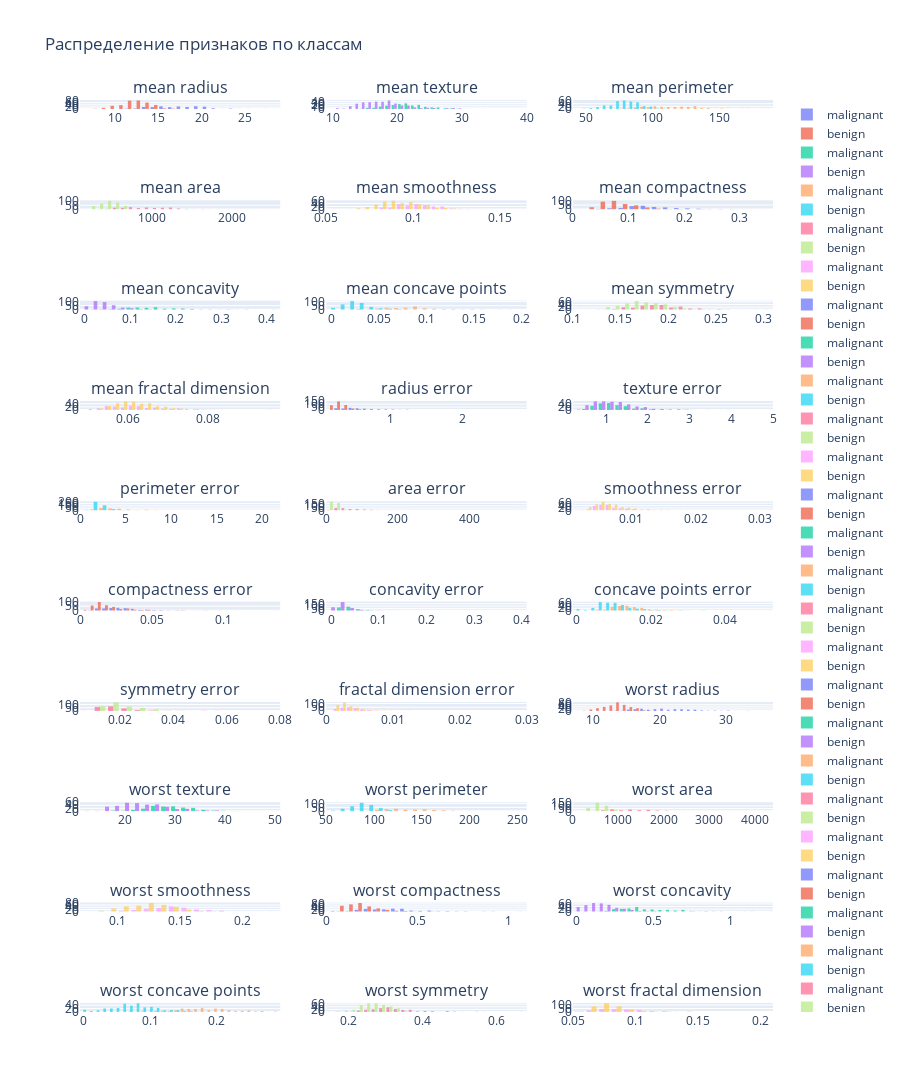

The cell this chart's notebook holds for it:
### Markdown cell above
## Загрузка и предобработка данных

Для демонстрации работы с деревьями решений мы будем использовать набор данных о раке молочной железы (Breast Cancer Wisconsin Dataset). Этот датасет содержит различные характеристики клеточных ядер, полученных из цифровых изображений тонкоигольной аспирационной биопсии (FNA) молочной железы. Задача - классифицировать опухоли на злокачественные и доброкачественные.

### Характеристики датасета:
- 30 признаков, описывающих свойства клеточных ядер
- 2 класса: злокачественные (malignant) и доброкачественные (benign) опухоли
- 569 образцов

### Описание признаков:
Каждый признак представлен тремя значениями:
- mean (среднее)
- standard error (стандартная ошибка)
- worst (наихудшее/наибольшее значение)

для следующих характеристик:
1. radius (средний радиус)
2. texture (среднее отклонение значений серого)
3. perimeter (периметр)
4. area (площадь)
5. smoothness (локальные изменения радиуса)
6. compactness (периметр^2 / площадь - 1)
7. concavity (тяжесть вогнутых участков контура)
8. concave points (количество вогнутых участков контура)
9. symmetry (симметричность)
10. fractal dimension (фрактальная размерность)

### Code cell
# Загрузка данных
from sklearn.datasets import load_breast_cancer
data = load_breast_cancer()
df = pd.DataFrame(data.data, columns=data.feature_names)
df['target'] = data.target

# Базовый анализ данных
print("Размер датасета:", df.shape)
print("\nРаспределение классов:")
class_dist = pd.Series(data.target).value_counts()
print(pd.DataFrame({
    'count': class_dist,
    'percentage': class_dist / len(data.target) * 100
}))

# Статистический анализ признаков
stats = df.describe()
print("\nСтатистический анализ признаков:")
display(stats)

# Анализ корреляций между признаками
plt.figure(figsize=(15, 10))
sns.heatmap(df.corr(), cmap='RdBu_r', center=0, annot=False)
plt.title('Корреляционная матрица признаков')
plt.tight_layout()
plt.show()

# Интерактивный анализ распределений признаков
def plot_feature_distributions(df, target):
    features = df.columns[:-1]  # Исключаем целевую переменную
    n_rows = (len(features) + 2) // 3  # Вычисляем количество строк
    
    fig = make_subplots(
        rows=n_rows,
        cols=3,
        subplot_titles=features,
        vertical_spacing=0.1
    )
    
    row = 1
    col = 1
    
    for feature in features:
        # Создаем гистограммы для каждого класса
        for target_val, name in zip([0, 1], ['malignant', 'benign']):
            fig.add_trace(
                go.Histogram(
                    x=df[df['target'] == target_val][feature],
                    name=name,
                    opacity=0.7,
                    nbinsx=30
                ),
                row=row,
                col=col
            )
        
        # Обновляем позицию для следующего графика
        col += 1
        if col > 3:
            col = 1
            row += 1
    
    fig.update_layout(
        height=300*n_rows,
        showlegend=True,
        title_text="Распределение признаков по классам"
    )
    
    return fig

# Визуализируем распределения
dist_fig = plot_feature_distributions(df, 'target')
dist_fig.show()

### Figure 1 — Plotly figure (JSON) as saved in the notebook; plotly's stock layout.template omitted (floating-point values rounded to 4 significant figures; data arrays with more than 128 entries replaced by an {"elided": "..."} marker saying what was removed)
{"data": [{"name": "malignant", "nbinsx": 30, "opacity": 0.7, "type": "histogram", "x": {"elided": "212 float values"}, "xaxis": "x", "yaxis": "y"}, {"name": "benign", "nbinsx": 30, "opacity": 0.7, "type": "histogram", "x": {"elided": "357 float values"}, "xaxis": "x", "yaxis": "y"}, {"name": "malignant", "nbinsx": 30, "opacity": 0.7, "type": "histogram", "x": {"elided": "212 float values"}, "xaxis": "x2", "yaxis": "y2"}, {"name": "benign", "nbinsx": 30, "opacity": 0.7, "type": "histogram", "x": {"elided": "357 float values"}, "xaxis": "x2", "yaxis": "y2"}, {"name": "malignant", "nbinsx": 30, "opacity": 0.7, "type": "histogram", "x": {"elided": "212 float values"}, "xaxis": "x3", "yaxis": "y3"}, {"name": "benign", "nbinsx": 30, "opacity": 0.7, "type": "histogram", "x": {"elided": "357 float values"}, "xaxis": "x3", "yaxis": "y3"}, {"name": "malignant", "nbinsx": 30, "opacity": 0.7, "type": "histogram", "x": {"elided": "212 float values"}, "xaxis": "x4", "yaxis": "y4"}, {"name": "benign", "nbinsx": 30, "opacity": 0.7, "type": "histogram", "x": {"elided": "357 float values"}, "xaxis": "x4", "yaxis": "y4"}, {"name": "malignant", "nbinsx": 30, "opacity": 0.7, "type": "histogram", "x": {"elided": "212 float values"}, "xaxis": "x5", "yaxis": "y5"}, {"name": "benign", "nbinsx": 30, "opacity": 0.7, "type": "histogram", "x": {"elided": "357 float values"}, "xaxis": "x5", "yaxis": "y5"}, {"name": "malignant", "nbinsx": 30, "opacity": 0.7, "type": "histogram", "x": {"elided": "212 float values"}, "xaxis": "x6", "yaxis": "y6"}, {"name": "benign", "nbinsx": 30, "opacity": 0.7, "type": "histogram", "x": {"elided": "357 float values"}, "xaxis": "x6", "yaxis": "y6"}, {"name": "malignant", "nbinsx": 30, "opacity": 0.7, "type": "histogram", "x": {"elided": "212 float values"}, "xaxis": "x7", "yaxis": "y7"}, {"name": "benign", "nbinsx": 30, "opacity": 0.7, "type": "histogram", "x": {"elided": "357 float values"}, "xaxis": "x7", "yaxis": "y7"}, {"name": "malignant", "nbinsx": 30, "opacity": 0.7, "type": "histogram", "x": {"elided": "212 float values"}, "xaxis": "x8", "yaxis": "y8"}, {"name": "benign", "nbinsx": 30, "opacity": 0.7, "type": "histogram", "x": {"elided": "357 float values"}, "xaxis": "x8", "yaxis": "y8"}, {"name": "malignant", "nbinsx": 30, "opacity": 0.7, "type": "histogram", "x": {"elided": "212 float values"}, "xaxis": "x9", "yaxis": "y9"}, {"name": "benign", "nbinsx": 30, "opacity": 0.7, "type": "histogram", "x": {"elided": "357 float values"}, "xaxis": "x9", "yaxis": "y9"}, {"name": "malignant", "nbinsx": 30, "opacity": 0.7, "type": "histogram", "x": {"elided": "212 float values"}, "xaxis": "x10", "yaxis": "y10"}, {"name": "benign", "nbinsx": 30, "opacity": 0.7, "type": "histogram", "x": {"elided": "357 float values"}, "xaxis": "x10", "yaxis": "y10"}, {"name": "malignant", "nbinsx": 30, "opacity": 0.7, "type": "histogram", "x": {"elided": "212 float values"}, "xaxis": "x11", "yaxis": "y11"}, {"name": "benign", "nbinsx": 30, "opacity": 0.7, "type": "histogram", "x": {"elided": "357 float values"}, "xaxis": "x11", "yaxis": "y11"}, {"name": "malignant", "nbinsx": 30, "opacity": 0.7, "type": "histogram", "x": {"elided": "212 float values"}, "xaxis": "x12", "yaxis": "y12"}, {"name": "benign", "nbinsx": 30, "opacity": 0.7, "type": "histogram", "x": {"elided": "357 float values"}, "xaxis": "x12", "yaxis": "y12"}, {"name": "malignant", "nbinsx": 30, "opacity": 0.7, "type": "histogram", "x": {"elided": "212 float values"}, "xaxis": "x13", "yaxis": "y13"}, {"name": "benign", "nbinsx": 30, "opacity": 0.7, "type": "histogram", "x": {"elided": "357 float values"}, "xaxis": "x13", "yaxis": "y13"}, {"name": "malignant", "nbinsx": 30, "opacity": 0.7, "type": "histogram", "x": {"elided": "212 float values"}, "xaxis": "x14", "yaxis": "y14"}, {"name": "benign", "nbinsx": 30, "opacity": 0.7, "type": "histogram", "x": {"elided": "357 float values"}, "xaxis": "x14", "yaxis": "y14"}, {"name": "malignant", "nbinsx": 30, "opacity": 0.7, "type": "histogram", "x": {"elided": "212 float values"}, "xaxis": "x15", "yaxis": "y15"}, {"name": "benign", "nbinsx": 30, "opacity": 0.7, "type": "histogram", "x": {"elided": "357 float values"}, "xaxis": "x15", "yaxis": "y15"}, {"name": "malignant", "nbinsx": 30, "opacity": 0.7, "type": "histogram", "x": {"elided": "212 float values"}, "xaxis": "x16", "yaxis": "y16"}, {"name": "benign", "nbinsx": 30, "opacity": 0.7, "type": "histogram", "x": {"elided": "357 float values"}, "xaxis": "x16", "yaxis": "y16"}, {"name": "malignant", "nbinsx": 30, "opacity": 0.7, "type": "histogram", "x": {"elided": "212 float values"}, "xaxis": "x17", "yaxis": "y17"}, {"name": "benign", "nbinsx": 30, "opacity": 0.7, "type": "histogram", "x": {"elided": "357 float values"}, "xaxis": "x17", "yaxis": "y17"}, {"name": "malignant", "nbinsx": 30, "opacity": 0.7, "type": "histogram", "x": {"elided": "212 float values"}, "xaxis": "x18", "yaxis": "y18"}, {"name": "benign", "nbinsx": 30, "opacity": 0.7, "type": "histogram", "x": {"elided": "357 float values"}, "xaxis": "x18", "yaxis": "y18"}, {"name": "malignant", "nbinsx": 30, "opacity": 0.7, "type": "histogram", "x": {"elided": "212 float values"}, "xaxis": "x19", "yaxis": "y19"}, {"name": "benign", "nbinsx": 30, "opacity": 0.7, "type": "histogram", "x": {"elided": "357 float values"}, "xaxis": "x19", "yaxis": "y19"}, {"name": "malignant", "nbinsx": 30, "opacity": 0.7, "type": "histogram", "x": {"elided": "212 float values"}, "xaxis": "x20", "yaxis": "y20"}, {"name": "benign", "nbinsx": 30, "opacity": 0.7, "type": "histogram", "x": {"elided": "357 float values"}, "xaxis": "x20", "yaxis": "y20"}, {"name": "malignant", "nbinsx": 30, "opacity": 0.7, "type": "histogram", "x": {"elided": "212 float values"}, "xaxis": "x21", "yaxis": "y21"}, {"name": "benign", "nbinsx": 30, "opacity": 0.7, "type": "histogram", "x": {"elided": "357 float values"}, "xaxis": "x21", "yaxis": "y21"}, {"name": "malignant", "nbinsx": 30, "opacity": 0.7, "type": "histogram", "x": {"elided": "212 float values"}, "xaxis": "x22", "yaxis": "y22"}, {"name": "benign", "nbinsx": 30, "opacity": 0.7, "type": "histogram", "x": {"elided": "357 float values"}, "xaxis": "x22", "yaxis": "y22"}, {"name": "malignant", "nbinsx": 30, "opacity": 0.7, "type": "histogram", "x": {"elided": "212 float values"}, "xaxis": "x23", "yaxis": "y23"}, {"name": "benign", "nbinsx": 30, "opacity": 0.7, "type": "histogram", "x": {"elided": "357 float values"}, "xaxis": "x23", "yaxis": "y23"}, {"name": "malignant", "nbinsx": 30, "opacity": 0.7, "type": "histogram", "x": {"elided": "212 float values"}, "xaxis": "x24", "yaxis": "y24"}, {"name": "benign", "nbinsx": 30, "opacity": 0.7, "type": "histogram", "x": {"elided": "357 float values"}, "xaxis": "x24", "yaxis": "y24"}, {"name": "malignant", "nbinsx": 30, "opacity": 0.7, "type": "histogram", "x": {"elided": "212 float values"}, "xaxis": "x25", "yaxis": "y25"}, {"name": "benign", "nbinsx": 30, "opacity": 0.7, "type": "histogram", "x": {"elided": "357 float values"}, "xaxis": "x25", "yaxis": "y25"}, {"name": "malignant", "nbinsx": 30, "opacity": 0.7, "type": "histogram", "x": {"elided": "212 float values"}, "xaxis": "x26", "yaxis": "y26"}, {"name": "benign", "nbinsx": 30, "opacity": 0.7, "type": "histogram", "x": {"elided": "357 float values"}, "xaxis": "x26", "yaxis": "y26"}, {"name": "malignant", "nbinsx": 30, "opacity": 0.7, "type": "histogram", "x": {"elided": "212 float values"}, "xaxis": "x27", "yaxis": "y27"}, {"name": "benign", "nbinsx": 30, "opacity": 0.7, "type": "histogram", "x": {"elided": "357 float values"}, "xaxis": "x27", "yaxis": "y27"}, {"name": "malignant", "nbinsx": 30, "opacity": 0.7, "type": "histogram", "x": {"elided": "212 float values"}, "xaxis": "x28", "yaxis": "y28"}, {"name": "benign", "nbinsx": 30, "opacity": 0.7, "type": "histogram", "x": {"elided": "357 float values"}, "xaxis": "x28", "yaxis": "y28"}, {"name": "malignant", "nbinsx": 30, "opacity": 0.7, "type": "histogram", "x": {"elided": "212 float values"}, "xaxis": "x29", "yaxis": "y29"}, {"name": "benign", "nbinsx": 30, "opacity": 0.7, "type": "histogram", "x": {"elided": "357 float values"}, "xaxis": "x29", "yaxis": "y29"}, {"name": "malignant", "nbinsx": 30, "opacity": 0.7, "type": "histogram", "x": {"elided": "212 float values"}, "xaxis": "x30", "yaxis": "y30"}, {"name": "benign", "nbinsx": 30, "opacity": 0.7, "type": "histogram", "x": {"elided": "357 float values"}, "xaxis": "x30", "yaxis": "y30"}], "layout": {"annotations": [{"font": {"size": 16}, "showarrow": false, "text": "mean radius", "x": 0.1444, "xanchor": "center", "xref": "paper", "y": 1, "yanchor": "bottom", "yref": "paper"}, {"font": {"size": 16}, "showarrow": false, "text": "mean texture", "x": 0.5, "xanchor": "center", "xref": "paper", "y": 1, "yanchor": "bottom", "yref": "paper"}, {"font": {"size": 16}, "showarrow": false, "text": "mean perimeter", "x": 0.8556, "xanchor": "center", "xref": "paper", "y": 1, "yanchor": "bottom", "yref": "paper"}, {"font": {"size": 16}, "showarrow": false, "text": "mean area", "x": 0.1444, "xanchor": "center", "xref": "paper", "y": 0.89, "yanchor": "bottom", "yref": "paper"}, {"font": {"size": 16}, "showarrow": false, "text": "mean smoothness", "x": 0.5, "xanchor": "center", "xref": "paper", "y": 0.89, "yanchor": "bottom", "yref": "paper"}, {"font": {"size": 16}, "showarrow": false, "text": "mean compactness", "x": 0.8556, "xanchor": "center", "xref": "paper", "y": 0.89, "yanchor": "bottom", "yref": "paper"}, {"font": {"size": 16}, "showarrow": false, "text": "mean concavity", "x": 0.1444, "xanchor": "center", "xref": "paper", "y": 0.78, "yanchor": "bottom", "yref": "paper"}, {"font": {"size": 16}, "showarrow": false, "text": "mean concave points", "x": 0.5, "xanchor": "center", "xref": "paper", "y": 0.78, "yanchor": "bottom", "yref": "paper"}, {"font": {"size": 16}, "showarrow": false, "text": "mean symmetry", "x": 0.8556, "xanchor": "center", "xref": "paper", "y": 0.78, "yanchor": "bottom", "yref": "paper"}, {"font": {"size": 16}, "showarrow": false, "text": "mean fractal dimension", "x": 0.1444, "xanchor": "center", "xref": "paper", "y": 0.67, "yanchor": "bottom", "yref": "paper"}, {"font": {"size": 16}, "showarrow": false, "text": "radius error", "x": 0.5, "xanchor": "center", "xref": "paper", "y": 0.67, "yanchor": "bottom", "yref": "paper"}, {"font": {"size": 16}, "showarrow": false, "text": "texture error", "x": 0.8556, "xanchor": "center", "xref": "paper", "y": 0.67, "yanchor": "bottom", "yref": "paper"}, {"font": {"size": 16}, "showarrow": false, "text": "perimeter error", "x": 0.1444, "xanchor": "center", "xref": "paper", "y": 0.56, "yanchor": "bottom", "yref": "paper"}, {"font": {"size": 16}, "showarrow": false, "text": "area error", "x": 0.5, "xanchor": "center", "xref": "paper", "y": 0.56, "yanchor": "bottom", "yref": "paper"}, {"font": {"size": 16}, "showarrow": false, "text": "smoothness error", "x": 0.8556, "xanchor": "center", "xref": "paper", "y": 0.56, "yanchor": "bottom", "yref": "paper"}, {"font": {"size": 16}, "showarrow": false, "text": "compactness error", "x": 0.1444, "xanchor": "center", "xref": "paper", "y": 0.45, "yanchor": "bottom", "yref": "paper"}, {"font": {"size": 16}, "showarrow": false, "text": "concavity error", "x": 0.5, "xanchor": "center", "xref": "paper", "y": 0.45, "yanchor": "bottom", "yref": "paper"}, {"font": {"size": 16}, "showarrow": false, "text": "concave points error", "x": 0.8556, "xanchor": "center", "xref": "paper", "y": 0.45, "yanchor": "bottom", "yref": "paper"}, {"font": {"size": 16}, "showarrow": false, "text": "symmetry error", "x": 0.1444, "xanchor": "center", "xref": "paper", "y": 0.34, "yanchor": "bottom", "yref": "paper"}, {"font": {"size": 16}, "showarrow": false, "text": "fractal dimension error", "x": 0.5, "xanchor": "center", "xref": "paper", "y": 0.34, "yanchor": "bottom", "yref": "paper"}, {"font": {"size": 16}, "showarrow": false, "text": "worst radius", "x": 0.8556, "xanchor": "center", "xref": "paper", "y": 0.34, "yanchor": "bottom", "yref": "paper"}, {"font": {"size": 16}, "showarrow": false, "text": "worst texture", "x": 0.1444, "xanchor": "center", "xref": "paper", "y": 0.23, "yanchor": "bottom", "yref": "paper"}, {"font": {"size": 16}, "showarrow": false, "text": "worst perimeter", "x": 0.5, "xanchor": "center", "xref": "paper", "y": 0.23, "yanchor": "bottom", "yref": "paper"}, {"font": {"size": 16}, "showarrow": false, "text": "worst area", "x": 0.8556, "xanchor": "center", "xref": "paper", "y": 0.23, "yanchor": "bottom", "yref": "paper"}, {"font": {"size": 16}, "showarrow": false, "text": "worst smoothness", "x": 0.1444, "xanchor": "center", "xref": "paper", "y": 0.12, "yanchor": "bottom", "yref": "paper"}, {"font": {"size": 16}, "showarrow": false, "text": "worst compactness", "x": 0.5, "xanchor": "center", "xref": "paper", "y": 0.12, "yanchor": "bottom", "yref": "paper"}, {"font": {"size": 16}, "showarrow": false, "text": "worst concavity", "x": 0.8556, "xanchor": "center", "xref": "paper", "y": 0.12, "yanchor": "bottom", "yref": "paper"}, {"font": {"size": 16}, "showarrow": false, "text": "worst concave points", "x": 0.1444, "xanchor": "center", "xref": "paper", "y": 0.01, "yanchor": "bottom", "yref": "paper"}, {"font": {"size": 16}, "showarrow": false, "text": "worst symmetry", "x": 0.5, "xanchor": "center", "xref": "paper", "y": 0.01, "yanchor": "bottom", "yref": "paper"}, {"font": {"size": 16}, "showarrow": false, "text": "worst fractal dimension", "x": 0.8556, "xanchor": "center", "xref": "paper", "y": 0.01, "yanchor": "bottom", "yref": "paper"}], "height": 3000, "showlegend": true, "title": {"text": "Распределение признаков по классам"}, "xaxis": {"anchor": "y", "domain": [0, 0.2889]}, "xaxis10": {"anchor": "y10", "domain": [0, 0.2889]}, "xaxis11": {"anchor": "y11", "domain": [0.3556, 0.6444]}, "xaxis12": {"anchor": "y12", "domain": [0.7111, 1]}, "xaxis13": {"anchor": "y13", "domain": [0, 0.2889]}, "xaxis14": {"anchor": "y14", "domain": [0.3556, 0.6444]}, "xaxis15": {"anchor": "y15", "domain": [0.7111, 1]}, "xaxis16": {"anchor": "y16", "domain": [0, 0.2889]}, "xaxis17": {"anchor": "y17", "domain": [0.3556, 0.6444]}, "xaxis18": {"anchor": "y18", "domain": [0.7111, 1]}, "xaxis19": {"anchor": "y19", "domain": [0, 0.2889]}, "xaxis2": {"anchor": "y2", "domain": [0.3556, 0.6444]}, "xaxis20": {"anchor": "y20", "domain": [0.3556, 0.6444]}, "xaxis21": {"anchor": "y21", "domain": [0.7111, 1]}, "xaxis22": {"anchor": "y22", "domain": [0, 0.2889]}, "xaxis23": {"anchor": "y23", "domain": [0.3556, 0.6444]}, "xaxis24": {"anchor": "y24", "domain": [0.7111, 1]}, "xaxis25": {"anchor": "y25", "domain": [0, 0.2889]}, "xaxis26": {"anchor": "y26", "domain": [0.3556, 0.6444]}, "xaxis27": {"anchor": "y27", "domain": [0.7111, 1]}, "xaxis28": {"anchor": "y28", "domain": [0, 0.2889]}, "xaxis29": {"anchor": "y29", "domain": [0.3556, 0.6444]}, "xaxis3": {"anchor": "y3", "domain": [0.7111, 1]}, "xaxis30": {"anchor": "y30", "domain": [0.7111, 1]}, "xaxis4": {"anchor": "y4", "domain": [0, 0.2889]}, "xaxis5": {"anchor": "y5", "domain": [0.3556, 0.6444]}, "xaxis6": {"anchor": "y6", "domain": [0.7111, 1]}, "xaxis7": {"anchor": "y7", "domain": [0, 0.2889]}, "xaxis8": {"anchor": "y8", "domain": [0.3556, 0.6444]}, "xaxis9": {"anchor": "y9", "domain": [0.7111, 1]}, "yaxis": {"anchor": "x", "domain": [0.99, 1]}, "yaxis10": {"anchor": "x10", "domain": [0.66, 0.67]}, "yaxis11": {"anchor": "x11", "domain": [0.66, 0.67]}, "yaxis12": {"anchor": "x12", "domain": [0.66, 0.67]}, "yaxis13": {"anchor": "x13", "domain": [0.55, 0.56]}, "yaxis14": {"anchor": "x14", "domain": [0.55, 0.56]}, "yaxis15": {"anchor": "x15", "domain": [0.55, 0.56]}, "yaxis16": {"anchor": "x16", "domain": [0.44, 0.45]}, "yaxis17": {"anchor": "x17", "domain": [0.44, 0.45]}, "yaxis18": {"anchor": "x18", "domain": [0.44, 0.45]}, "yaxis19": {"anchor": "x19", "domain": [0.33, 0.34]}, "yaxis2": {"anchor": "x2", "domain": [0.99, 1]}, "yaxis20": {"anchor": "x20", "domain": [0.33, 0.34]}, "yaxis21": {"anchor": "x21", "domain": [0.33, 0.34]}, "yaxis22": {"anchor": "x22", "domain": [0.22, 0.23]}, "yaxis23": {"anchor": "x23", "domain": [0.22, 0.23]}, "yaxis24": {"anchor": "x24", "domain": [0.22, 0.23]}, "yaxis25": {"anchor": "x25", "domain": [0.11, 0.12]}, "yaxis26": {"anchor": "x26", "domain": [0.11, 0.12]}, "yaxis27": {"anchor": "x27", "domain": [0.11, 0.12]}, "yaxis28": {"anchor": "x28", "domain": [0, 0.01]}, "yaxis29": {"anchor": "x29", "domain": [0, 0.01]}, "yaxis3": {"anchor": "x3", "domain": [0.99, 1]}, "yaxis30": {"anchor": "x30", "domain": [0, 0.01]}, "yaxis4": {"anchor": "x4", "domain": [0.88, 0.89]}, "yaxis5": {"anchor": "x5", "domain": [0.88, 0.89]}, "yaxis6": {"anchor": "x6", "domain": [0.88, 0.89]}, "yaxis7": {"anchor": "x7", "domain": [0.77, 0.78]}, "yaxis8": {"anchor": "x8", "domain": [0.77, 0.78]}, "yaxis9": {"anchor": "x9", "domain": [0.77, 0.78]}}}
